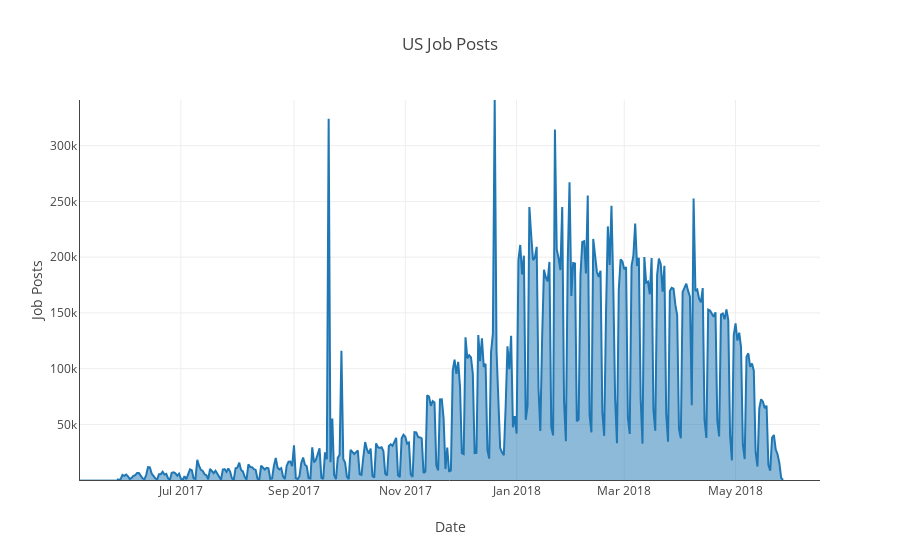

Here is the notebook cell this chart was saved with:
### Code cell
trace = go.Scatter(x=per_day['posted_date'], y=per_day['posts'], fill='tozerox')

layout = go.Layout(title='US Job Posts',
                   xaxis=dict(autorange=True, showgrid=True, zeroline=False, showline=True, showticklabels=True, title='Date'),
                   yaxis=dict(autorange=True, showgrid=True, zeroline=True, showline=True, showticklabels=True, title='Job Posts'))

data = [trace]

fig = go.Figure(data=data, layout=layout)

py.plot(fig, filename='plots/total_posts_over_time.html', auto_open=False)
py.iplot(fig)

### Figure 1 — Plotly figure (JSON) as saved in the notebook; plotly's stock layout.template omitted (floating-point values rounded to 4 significant figures; data arrays with more than 128 entries replaced by an {"elided": "..."} marker saying what was removed)
{"data": [{"fill": "tozerox", "type": "scatter", "uid": "3077e339-90af-4bef-9687-52dcbae86792", "x": {"elided": "366 str values"}, "y": {"elided": "366 int values"}}], "layout": {"autosize": true, "title": {"text": "US Job Posts"}, "xaxis": {"autorange": true, "range": ["2017-05-06 17:20", "2018-06-16 06:40"], "showgrid": true, "showline": true, "showticklabels": true, "title": {"text": "Date"}, "type": "date", "zeroline": false}, "yaxis": {"autorange": true, "range": [213, 340932], "showgrid": true, "showline": true, "showticklabels": true, "title": {"text": "Job Posts"}, "type": "linear", "zeroline": true}}}
